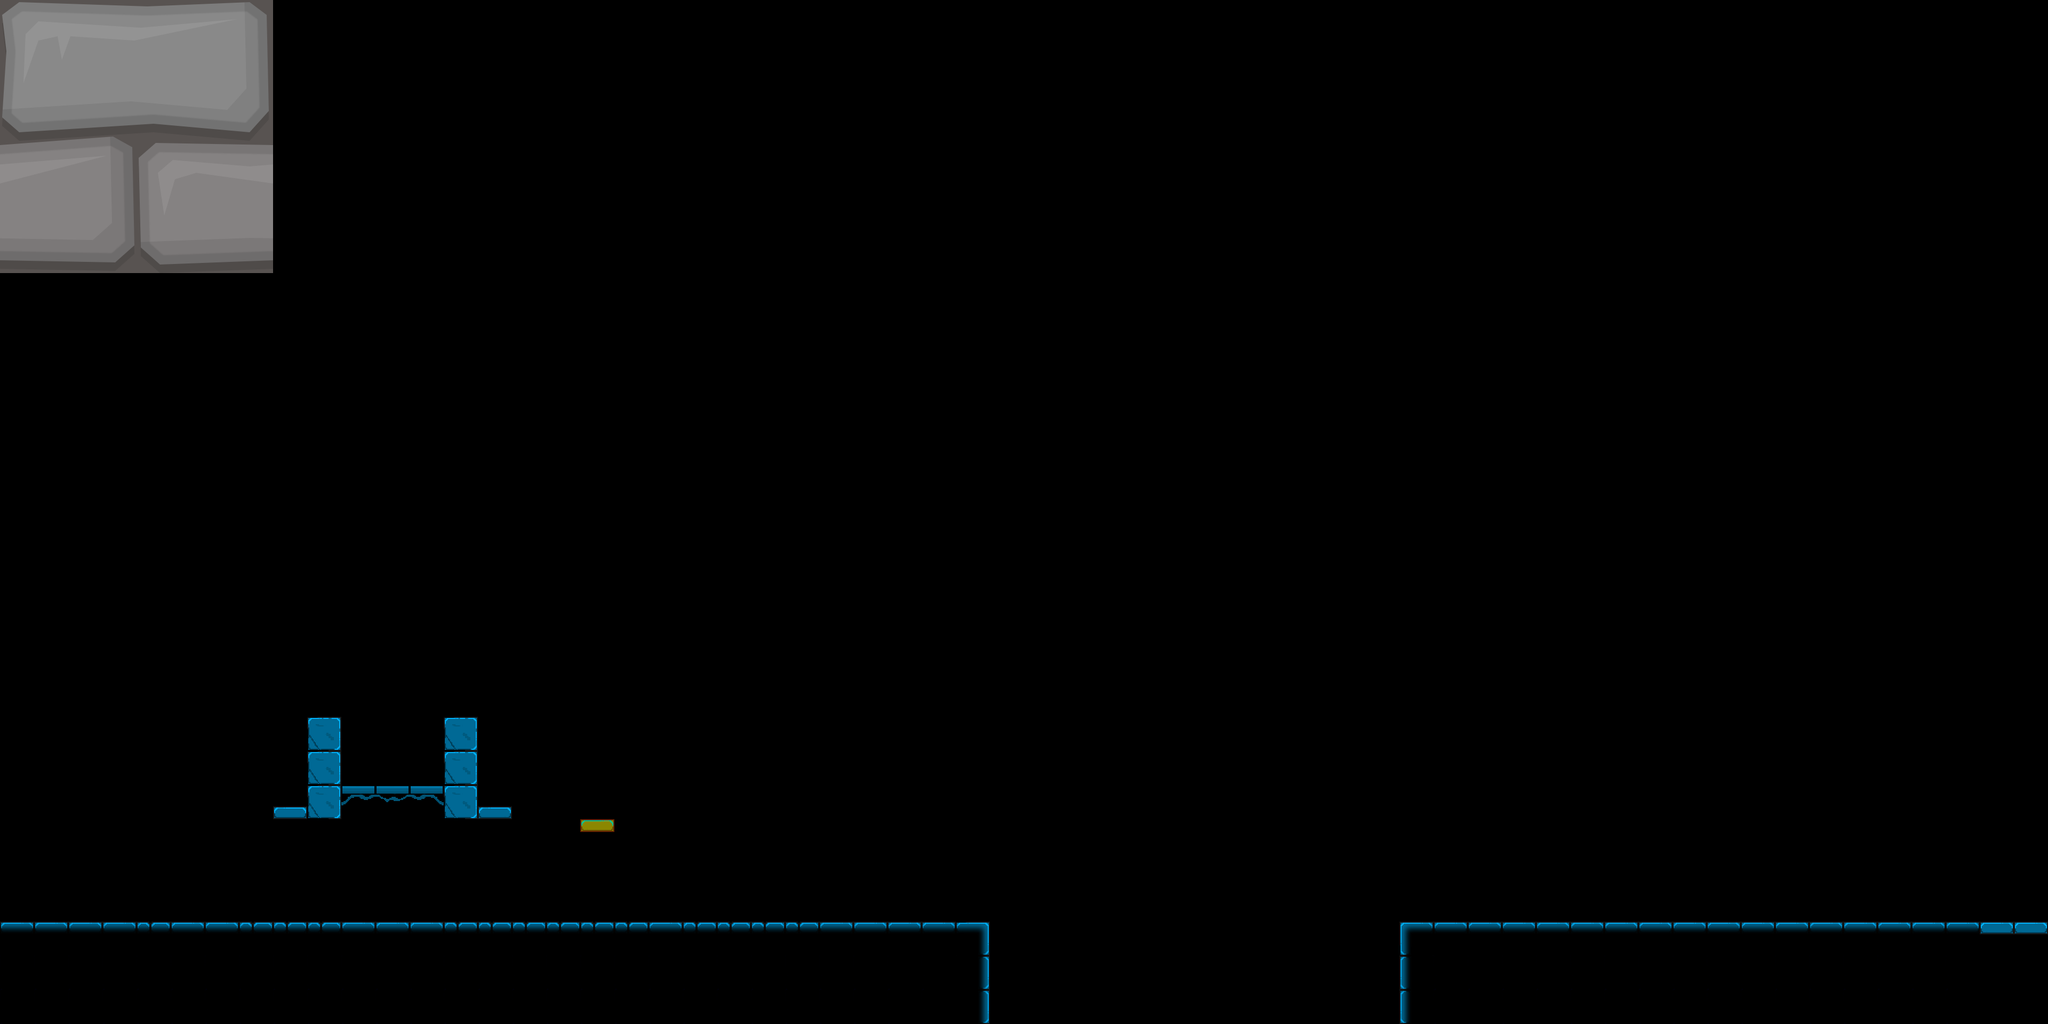

This game map was drawn from its Tiled (.tmx) file and the tilesets committed beside it. A one-line description and the trimmed map source follow:
An orthogonal 60x30 tile map with 64x64 px tiles, 3 tile layers (Noirs, blocks, Shadow), 1 image layer and 12 objects (10x Collision, Spawn, tp).

<map version="1.10" tiledversion="git" orientation="orthogonal" renderorder="right-down" width="60" height="30" tilewidth="64" tileheight="64" infinite="0" nextlayerid="8" nextobjectid="14">
 <tileset firstgid="1" source="../Base.tsx" />
 <imagelayer id="6" name="background">
  <image source="../../src/Images/Tiled/stone_bricks.png" width="512" height="512" />
 </imagelayer>
 <layer id="2" name="Noirs" width="60" height="30">
  <data>[1800 cells, 138 non-empty, 1 distinct tile ids]</data>
 </layer>
 <layer id="1" name="blocks" width="60" height="30">
  <data>[1800 cells, 64 non-empty, 12 distinct tile ids]</data>
 </layer>
 <layer id="3" name="Shadow" width="60" height="30">
  <data>[1800 cells, 50 non-empty, 5 distinct tile ids]</data>
 </layer>
 <objectgroup id="4" name="Collision">
  <object id="1" type="Collision" x="0" y="1728" width="1856" height="192" />
  <object id="2" type="Collision" x="-81" y="738" width="80.4706" height="1082" />
  <object id="3" name="Spawn" type="Spawn" x="128" y="1600">
   <point />
  </object>
  <object id="6" type="Collision" x="2624" y="1728" width="1280" height="192" />
  <object id="7" type="Collision" x="576" y="1344" width="64" height="192" />
  <object id="8" name="Platform" type="Collision" x="640" y="1472" width="192" height="17" />
  <object id="9" type="Collision" x="832" y="1344" width="64" height="192" />
  <object id="10" type="Collision" x="2624" y="1024" width="64" height="704" />
  <object id="11" name="Jump" type="Collision" x="1088" y="1536" width="65.3333" height="24">
   <properties>
    <property name="Force" type="int" value="18" />
   </properties>
  </object>
  <object id="12" type="Collision" x="512" y="1511.73" width="64" height="24.2727" />
  <object id="13" type="Collision" x="897" y="1509.86" width="64" height="24.2727" />
 </objectgroup>
 <objectgroup id="7" name="Elements">
  <object id="4" name="Spawn" type="tp" x="1695" y="1920" width="1057" height="145" />
 </objectgroup>
</map>
